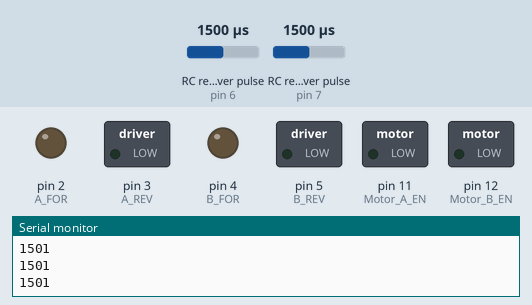
Simulated run of this sketch. Board: Arduino Uno, built with avr-gcc and run on an emulated ATmega328P. On the bench: switched loads named in the sketch (green lamp = pin HIGH), output pins drawn as LEDs (lit = HIGH), the last lines printed to the serial monitor. Wiring (inferred from the names in the program): 2 × RC receiver channel: data pin 6 / data pin 7. Inputs (shaded band) come from the test bench; at power-on: RC receiver pulse (sensors on pin 7, pin 6) 1500 µs.

Above: at 1.2 s.
1.3 s: RC receiver pulse (sensor on pin 7) set to 1476 µs
2.8 s: RC receiver pulse (sensor on pin 7) set to 1458 µs
At 4.0 s:
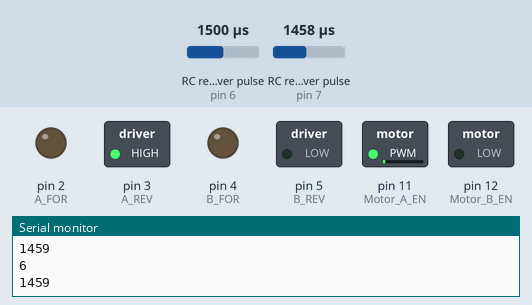
4.3 s: RC receiver pulse (sensor on pin 7) set to 1020 µs
At 5.2 s:
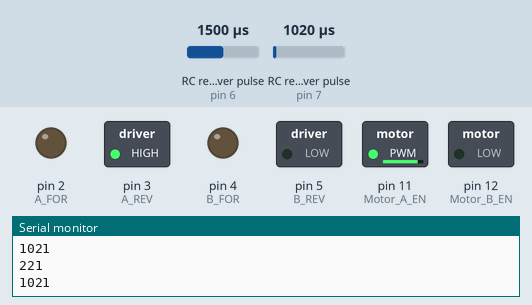
5.8 s: RC receiver pulse (sensor on pin 7) set to 1250 µs
At 6.4 s:
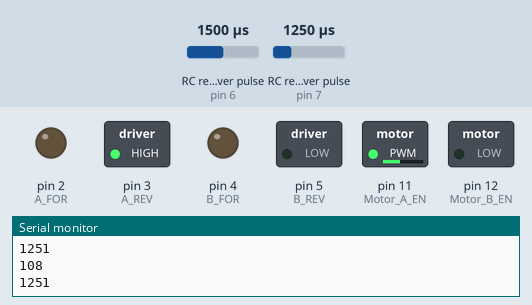
7.3 s: RC receiver pulse (sensor on pin 7) set to 1750 µs
At 8.5 s:
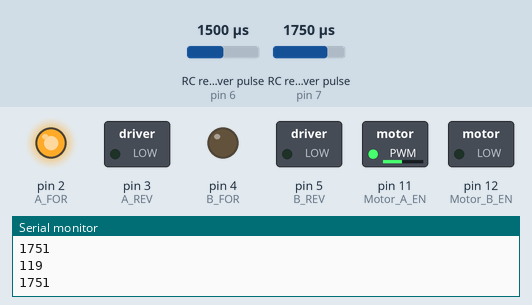
8.8 s: RC receiver pulse (sensor on pin 7) set to 1980 µs
At 9.9 s:
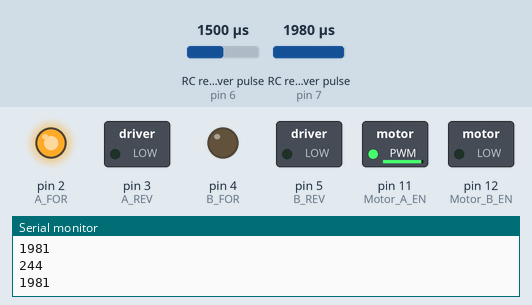
Timing chart, 0 to 11.3 s (numbered marks = the images above; inputs shaded):
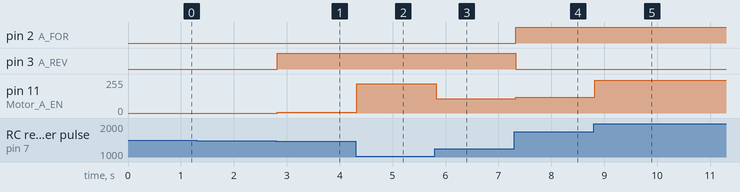

The sketch:

TripRc.ino
```cpp
int ch1;
int ch2;
int Throttle;
int Steering;
void setup()
{
	pinMode(11,OUTPUT); // Motor A EN
	pinMode(12,OUTPUT); // Motor B EN
	pinMode(5,OUTPUT); // B REV
	pinMode(4,OUTPUT); // B FOR
	pinMode(3,OUTPUT); // A REV
	pinMode(2,OUTPUT); // A FOR
	pinMode(6,INPUT); // CH1
	pinMode(7,INPUT); // CH2

	Serial.begin(9600);


}

void loop()
{
	ch1 = pulseIn(6, HIGH, 300000);
	ch2 = pulseIn(7,HIGH,300000);

	if (ch2 > 1530){
		digitalWrite(2,HIGH);
		digitalWrite(3,LOW);
			Throttle = map(ch2,1530,2000,0,255);
			if (Throttle > 255){
				Throttle = 255;
			}

			Serial.println(Throttle);
			analogWrite(11,Throttle);
	}
	if(ch2 < 1470){
		digitalWrite(2,LOW);
		digitalWrite(3,HIGH);
			Throttle = map(ch2,950,1470,255,0);
			if (Throttle > 255){
				Throttle = 255;
			}
			Serial.println(Throttle);

			analogWrite(11,Throttle);


	}


	if(ch2 > 1470 && ch2 < 1530){
		digitalWrite(11,LOW);
	}

	Serial.println(ch2);


}
```

Measured:
- the behaviour switches between 1469 and 1468 µs on RC receiver pulse (sensor on pin 7) (found by bisection; images 0 and 1)
- after the input at 2.8 s, pin 3 (A_REV): LOW → HIGH at once; pin 11 (Motor_A_EN): 0/255 → 6/255 at once
- after the input at 4.3 s, pin 11 (Motor_A_EN): 6/255 → 221/255 at once
- after the input at 5.8 s, pin 11 (Motor_A_EN): 221/255 → 108/255 at once
- after the input at 7.3 s, pin 2 (A_FOR): LOW → HIGH at once; pin 3 (A_REV): HIGH → LOW at once; pin 11 (Motor_A_EN): 108/255 → 119/255 at once
- after the input at 8.8 s, pin 11 (Motor_A_EN): 119/255 → 244/255 at once
